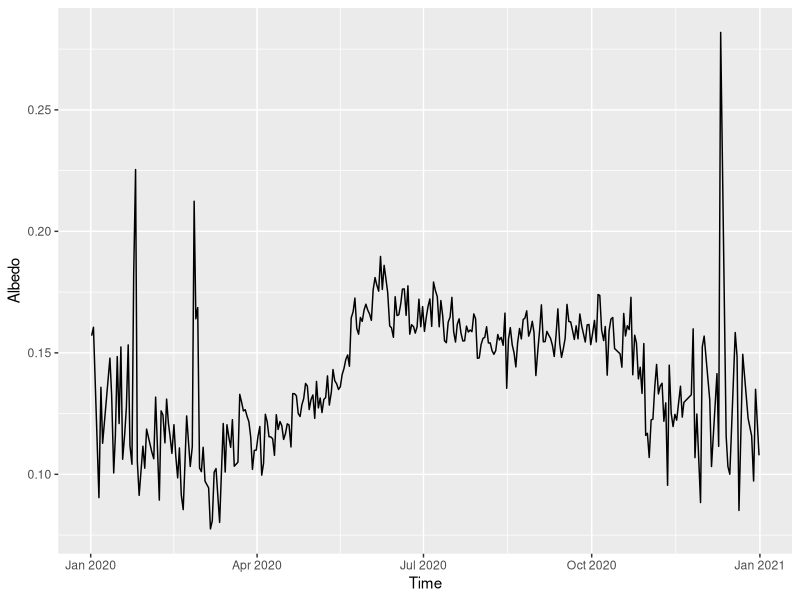
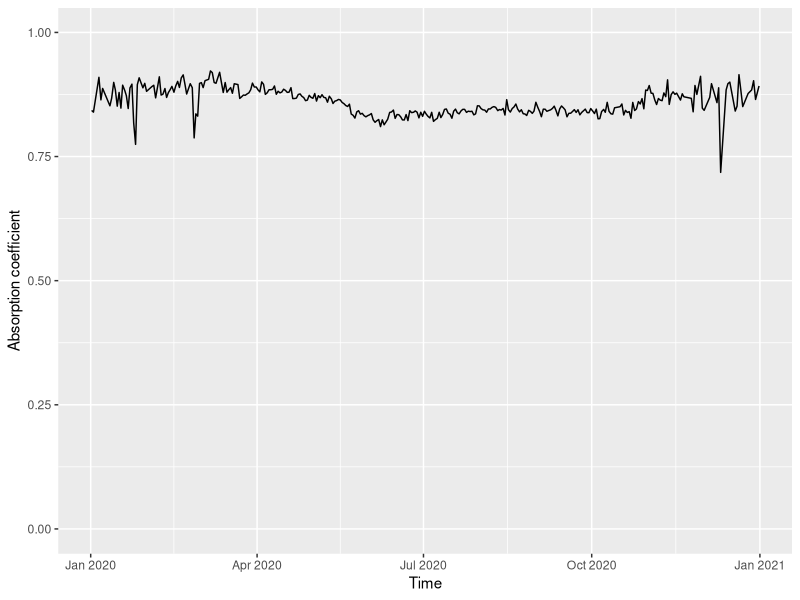
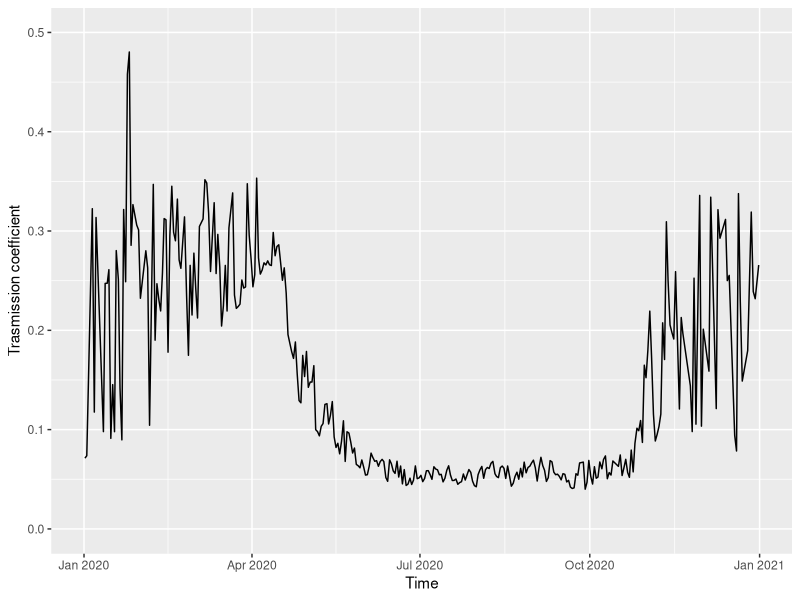
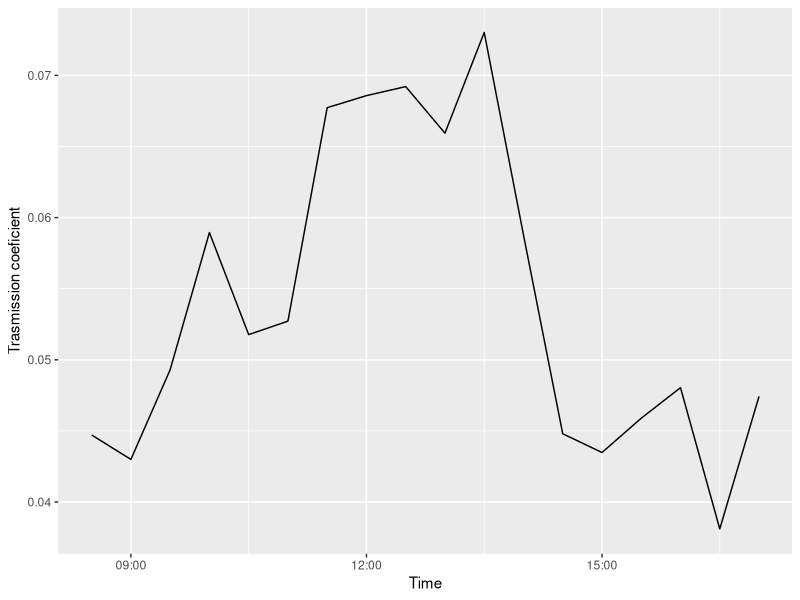
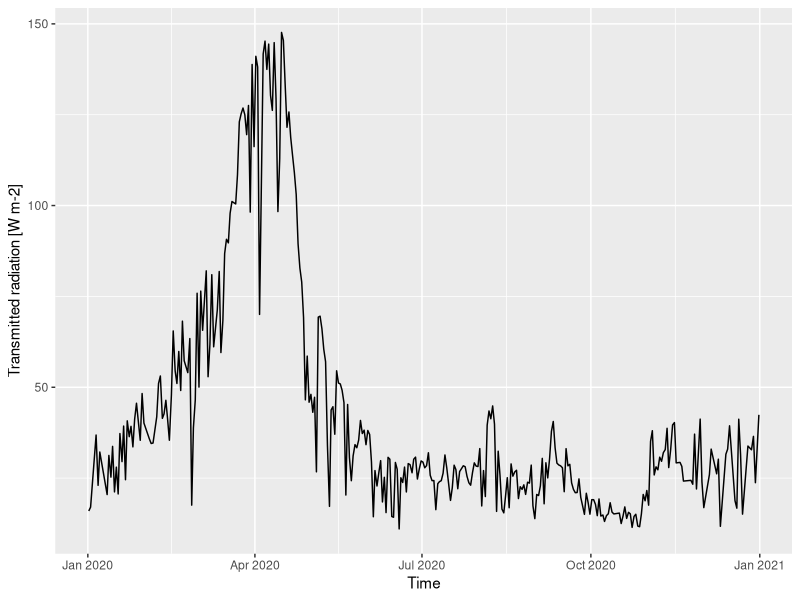

These charts were generated, in order, by the following R code: (Note: this script raises an error after producing the figures.)
## ---- chunk 1
library(tidyverse)
library(ggplot2)
library(lubridate)
library(here)


shortwavedata <- read.csv(
  here("1_shortwave/Exercise_1st_lect/Shortwave_incoming_diffuse_W_m-2_Hainich_2020.csv"),
  header = TRUE, sep = ",")
shortwavedata$Date<- as.POSIXct(shortwavedata$Date, format= "%Y-%m-%d %H:%M")

calib_factorsdata <- read.csv(
  here("1_shortwave/Exercise_1st_lect/Shortwave_incoming_outgoing_belowcanopy_mV_Hainich_2020.csv"))
calib_factorsdata$Date<- as.POSIXct(calib_factorsdata$Date
                                    , format= "%Y-%m-%d %H:%M")

sw_b <- data.frame(
  Date = calib_factorsdata$Date,
  incoming = calib_factorsdata$Shortwave_incoming_mV * 86.5801,
  #mV *( W m-2 )/mV  = W m-2
  outgoing =  calib_factorsdata$Shortwave_outgoing_mV * 86.5801,
  #mV *( W m-2 )/mV  = W m-2
  belowcanopy = calib_factorsdata$Shortwave_incoming_bewlow_canopy_mV*194.9318
  #mV *( W m-2 )/mV = W m-2
)

# This is a quick hack to remove incorrect data when the radiation is low
sw_b[sw_b$incoming<=10 | sw_b$outgoing <=10 | sw_b$belowcanopy <= 10,] <- NA
sw_b <- drop_na(sw_b)
## ---- chunk 2
sw_b <- mutate(sw_b,
               albedo = outgoing/incoming,
               transmitted = belowcanopy/incoming,
               absorbed = 1 - albedo)

sw_b_d <- sw_b %>%
  group_by(yday(Date)) %>%
  summarise_all(mean)
## ---- chunk 3
ggplot(sw_b_d, aes(x=Date))+
  geom_line(aes(y=albedo)) +
  labs(y = "Albedo", x = "Time")
## ---- chunk 4
ggplot(sw_b_d, aes(x=Date))+
  geom_line(aes(y=absorbed))+
  labs(y = "Absorption coefficient", x = "Time") +
  ylim(0,1)
## ---- chunk 5
ggplot(sw_b_d, aes(x=Date))+
  geom_line(aes(y=transmitted))+
  labs(y = "Trasmission coefficient", x = "Time") +
  ylim(0,.5)
## ---- chunk 6
sw_b %>%
  filter(between(Date, as_datetime("2020-07-1"), as_datetime("2020-07-2"))) %>%
ggplot(aes(x=Date))+
  geom_line(aes(y=transmitted))+
  labs(y = "Trasmission coeficient", x = "Time")
## ---- chunk 7
ggplot(sw_b_d, aes(x=Date))+
  geom_line(aes(y=belowcanopy))+
  labs(y = "Transmitted radiation [W m-2]", x = "Time")
## ---- chunk 8
shortwavedata <- mutate(shortwavedata,
                        direct = Shortwave_incoming_W_m.2 - Shortwave_incoming_diffuse_W_m.2)
## ---- chunk 9
shortwavedata%>%
  group_by(week(Date)) %>%
  summarise_all(mean) %>%
  gather("type", "rad", Shortwave_incoming_W_m.2 , direct , Shortwave_incoming_diffuse_W_m.2, factor_key = T)  %>%
  ggplot(aes(x=Date, y=rad, color=type)) +
    geom_line() +
    scale_color_colorblind(labels=c("total", "direct", "diffuse")) +
    labs(y="Radiation [W m-2]", x="Time", col="Radiation")
## ---- chunk 10
shortwavedata%>%
  filter(week(Date)==28) %>%
  gather("type", "rad", Shortwave_incoming_W_m.2, direct, factor_key = T)  %>%
  ggplot(aes(x=Date, y=rad, color=type)) +
    geom_line() +
  scale_color_colorblind(labels=c("total", "direct")) +
  labs(y="Radiation [W m-2]", x="Time", col="Radiation")
